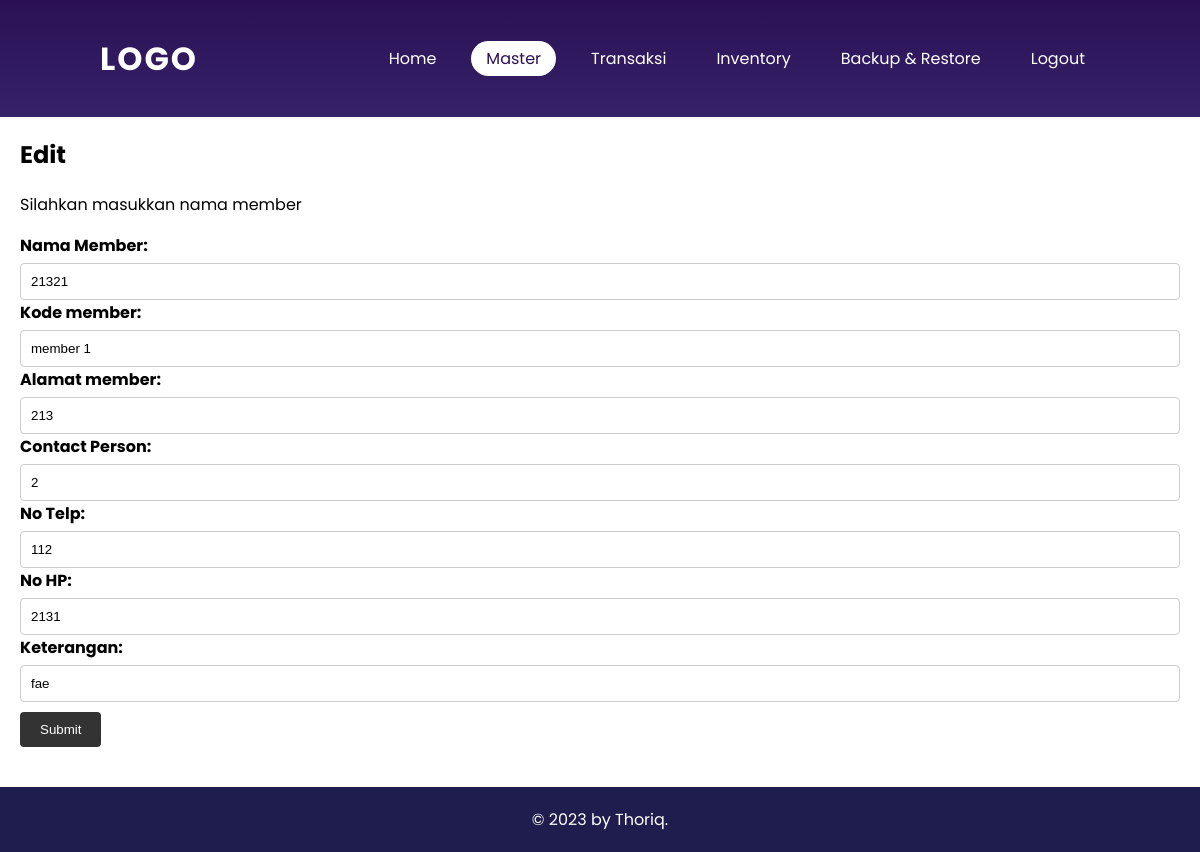
/Master/kelolamaster/kelolamember.php?ubah=1, run on the app's committed database.
### tables this page shows
CREATE TABLE `master_member` (
  `id_member` int(11) NOT NULL AUTO_INCREMENT,
  `kode_member` varchar(20) NOT NULL,
  `nama_member` varchar(50) NOT NULL,
  `alamat_member` varchar(50) NOT NULL,
  `contactperson_member` varchar(20) NOT NULL,
  `no_telp_member` varchar(20) NOT NULL,
  `no_hp_member` varchar(20) NOT NULL,
  `keterangan_member` varchar(50) NOT NULL,
  PRIMARY KEY (`id_member`)
);

### Master/kelolamaster/kelolamember.php (the view, shortened to what this page needs)
<?php
    include '../../koneksi.php';
    include 'headerkelolamaster.php';
    $namamember = '';
    $alamatmember = '';
    $contactpersonmember = '';
    $notelpmember = '';
    $nohpmember = '';
    $kodemember = '';
    if(isset($_GET['ubah'])){
        $id_member = $_GET['ubah'];
        $query = "SELECT * FROM master_member WHERE id_member = '$id_member';";
        $sql = mysqli_query($conn,$query);
        $result = mysqli_fetch_assoc($sql);
        $namamember = $result['nama_member'];
        $kodemember = $result['kode_member'];
        $alamatmember = $result['alamat_member'];
        $contactpersonmember = $result['contactperson_member'];
        $notelpmember = $result['no_telp_member'];
        $nohpmember = $result['no_hp_member'];
        $keterangan = $result['keterangan_member'];
    }
?>
<!DOCTYPE html>
<html>
<head>
  <link rel="stylesheet" href="../../CSS/styles.css">
</head>
<body>
  <div class="container">
    <div class="content">
    <h2>Edit</h2>
      <p>Silahkan masukkan nama member</p>
      <form method="POST" action="updatemember.php">
        <label for="nama_member">Nama Member:</label>
        <input type="text" id="nama_member" name="nama_member" value="<?php echo $namamember; ?>" required>
        <label for="kodemember">Kode member:</label>
        <input type="text" id="kodemember" name="kodemember" value="<?php echo $kodemember; ?>"required>
        <label for="alamatmember">Alamat member:</label>
        <input type="text" id="alamatmember" name="alamatmember" value="<?php echo $alamatmember; ?>" required>
        <label for="contactperson">Contact Person:</label>
        <input type="text" id="contactperson" name="contactperson" value="<?php echo $contactpersonmember; ?>" required>
        <label for="notelp">No Telp:</label>
        <input type="text" id="notelp" name="notelp" value="<?php echo $notelpmember; ?>" required>
        <label for="nohp">No HP:</label>
        <input type="text" id="nohp" name="nohp" value="<?php echo $nohpmember; ?>">
        <label for="keterangan">Keterangan:</label>
        <input type="text" id="keterangan" name="keterangan" value="<?php echo $keterangan; ?>">
        <button type="submit">Submit</button>
      </form>
    </div>
  </div>
  <footer class="footer">
    <p>&copy; 2023 by Thoriq.</p>
  </footer>
</body>
</html>

### CSS/styles.css (style rules this page uses)
body { font-family: 'Poppins', sans-serif; background-color: #fff; margin: 0; padding: 0; overflow-x: hidden; background: linear-gradient(#2b1055,#7597de); }
.container { max-width: 100%; margin: 0; padding: 0; background-color: #fff; min-height: 520px; }
.content { max-width: 1200px; margin: 0 auto; padding: 20px; background-color: #fff; }
.content { background-color: #fff; padding: 20px; }
.content h2 { margin-top: 0; }
form { margin-bottom: 20px; }
form label { display: block; margin-bottom: 5px; font-weight: bold; }
form input[type="text"], form input[type="number"], form select { width: 100%; padding: 10px; border-radius: 4px; border: 1px solid #ccc; }
form button { background-color: #333; color: #fff; padding: 10px 20px; border: none; border-radius: 4px; cursor: pointer; transition: background-color 0.3s ease; margin-top: 10px; }
.footer { background-color: #1e1d4e ; color: #fff; padding: 20px; text-align: center; }
.footer p { margin: 0; }

### data on the page
master_member: nama_member "21321", kodemember "member 1", alamatmember "213", contactperson "2", notelp "112", nohp "2131", keterangan "fae"
